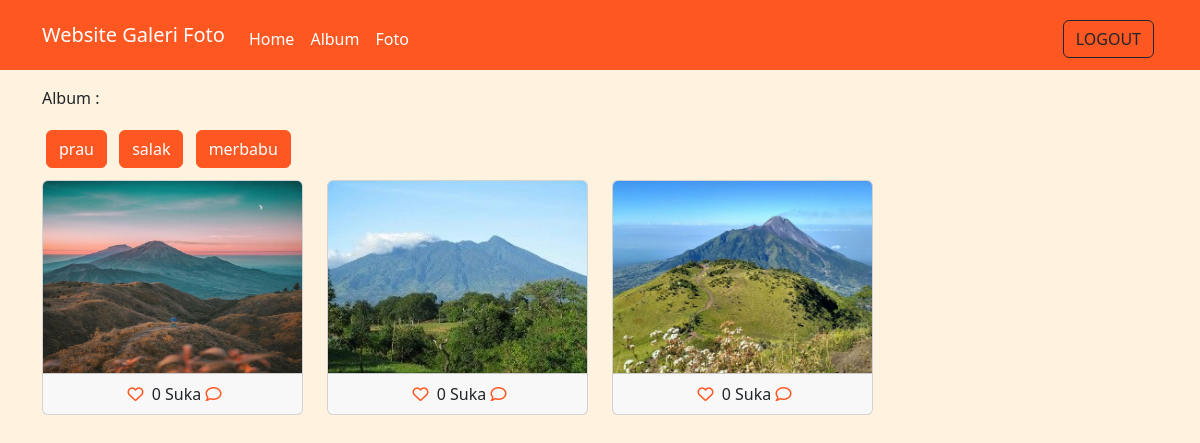
The app's page /admin/home.php (signed in) with its own data.
### tables this page shows
CREATE TABLE `album` (
  `albumid` int(11) NOT NULL,
  `namaalbum` varchar(255) NOT NULL,
  `deskripsi` text NOT NULL,
  `tanggalbuat` date NOT NULL,
  `userid` int(11) NOT NULL
);

CREATE TABLE `foto` (
  `fotoid` int(11) NOT NULL,
  `judulfoto` varchar(255) NOT NULL,
  `deskripsifoto` text NOT NULL,
  `tanggalunggah` date NOT NULL,
  `lokasifile` varchar(255) NOT NULL,
  `albumid` int(11) NOT NULL,
  `userid` int(11) NOT NULL
);

### admin/home.php (the view, shortened to what this page needs)
<?php
require_once ('../config/koneksi.php');
$userid = $_SESSION['userid'];
?>
<!DOCTYPE html>
<html lang="en">
<head>
    <link rel="stylesheet" type="text/css" href="../assets/css/bootstrap.min.css">
    <link rel="stylesheet" href="https://cdnjs.cloudflare.com/ajax/libs/font-awesome/6.6.0/css/all.min.css"/>
</head>
<body>
<nav class="navbar navbar-expand-lg">
  <div class="container">
    <a class="navbar-brand" href="index.php">Website Galeri Foto</a>
    <div class="collapse navbar-collapse mt-2" id="navbarNavAltMarkup">
      <div class="navbar-nav me-auto">
        <a href="home.php" class="nav-link">Home</a>
        <a href="album.php" class="nav-link">Album</a>
        <a href="foto.php" class="nav-link">Foto</a>
      </div>
      <a href="../config/aksi_logout.php" class="btn btn-outline-dark m-1">LOGOUT</a>
    </div>
  </div>
</nav>
<div class="container mt-3">
    <p>Album :</p>
    <?php
    $album = mysqli_query($koneksi, "SELECT * FROM album WHERE userid='$userid'");
    while($row = mysqli_fetch_array($album)){ ?>
    <a href="home.php?albumid=<?php echo $row['albumid'] ?>" class="btn btn-outline-primary m-1"><?php echo $row['namaalbum'] ?></a>
    <?php } ?>
    <div class="row">
    <?php
    if(isset($_GET['albumid'])) {
        $albumid = $_GET['albumid'];
        $query = mysqli_query($koneksi, "SELECT * FROM foto WHERE userid='$userid' AND albumid='$albumid'");
        while ($data = mysqli_fetch_array($query)) { ?>
        <div class="col-md-3 mt-2">
            <div class="card">
                <img style="height: 12rem;" src="../assets/img/<?php echo $data['lokasifile'] ?>" class="card-img-top" title="<?php echo $data['judulfoto'] ?>">
                <div class="card-footer text-center">
                    <?php
                    $fotoid = $data['fotoid'];
                    $ceksuka = mysqli_query($koneksi, "SELECT * FROM likefoto WHERE fotoid='$fotoid' AND userid='$userid'");
                    if (mysqli_num_rows($ceksuka) == 1) { ?>
                      <a href="../config/proses_like.php?fotoid=<?php echo $data['fotoid'] ?>" type="submit" name="batalsuka"><i class="fa fa-heart m-1"></i></a>
                     <?php } else { ?>
                     <a href="../config/proses_like.php?fotoid=<?php echo $data['fotoid'] ?>" type="submit" name="suka"><i class="fa-regular fa-heart m-1"></i></a>
                     <?php }
                    $like = mysqli_query($koneksi, "SELECT * FROM likefoto WHERE fotoid='$fotoid'");
                    echo mysqli_num_rows($like). ' Suka';
                    ?>
                    <a href=""><i class="fa-regular fa-comment"></i></a>
                </div>
            </div>
        </div>
    <?php } } else {
        $query = mysqli_query($koneksi, "SELECT * FROM foto WHERE userid='$userid'");
        while ($data = mysqli_fetch_array($query)) {
    ?>
        <div class="col-md-3 mt-2">
            <div class="card">
                <img style="height: 12rem;" src="../assets/img/<?php echo $data['lokasifile'] ?>" class="card-img-top" title="<?php echo $data['judulfoto'] ?>">
                <div class="card-footer text-center">
                    <?php
                    $fotoid = $data['fotoid'];
                    $ceksuka = mysqli_query($koneksi, "SELECT * FROM likefoto WHERE fotoid='$fotoid' AND userid='$userid'");
                    if (mysqli_num_rows($ceksuka) == 1) { ?>
                      <a href="../config/proses_like.php?fotoid=<?php echo $data['fotoid'] ?>" type="submit" name="batalsuka"><i class="fa fa-heart m-1"></i></a>
                     <?php } else { ?>
                     <a href="../config/proses_like.php?fotoid=<?php echo $data['fotoid'] ?>" type="submit" name="suka"><i class="fa-regular fa-heart m-1"></i></a>
                     <?php }
                    $like = mysqli_query($koneksi, "SELECT * FROM likefoto WHERE fotoid='$fotoid'");
                    echo mysqli_num_rows($like). ' Suka';
                    ?>
                    <a href=""><i class="fa-regular fa-comment"></i></a>
                </div>
            </div>
        </div>
    <?php } } ?>
    </div>
</div>
</body>
</html>

### admin/home.php (style rules this page uses)
body { background-color: #fff3e0; }
.navbar, .card-header, .modal-header, footer { background-color: #ff5722; color: white; }
.navbar .navbar-brand, footer p, .nav-link { color: white; }
.btn-primary, .btn-outline-primary { background-color: #ff5722; border-color: #ff5722; color: white; }
.card-footer a { color: #ff5722; }

### records on screen
album: namaalbum "prau"
album: namaalbum "salak"
album: namaalbum "merbabu"
foto: lokasifile (picture), mysqli_num_rows($like) "0"
foto: lokasifile (picture), mysqli_num_rows($like) "0"
foto: lokasifile (picture), mysqli_num_rows($like) "0"
